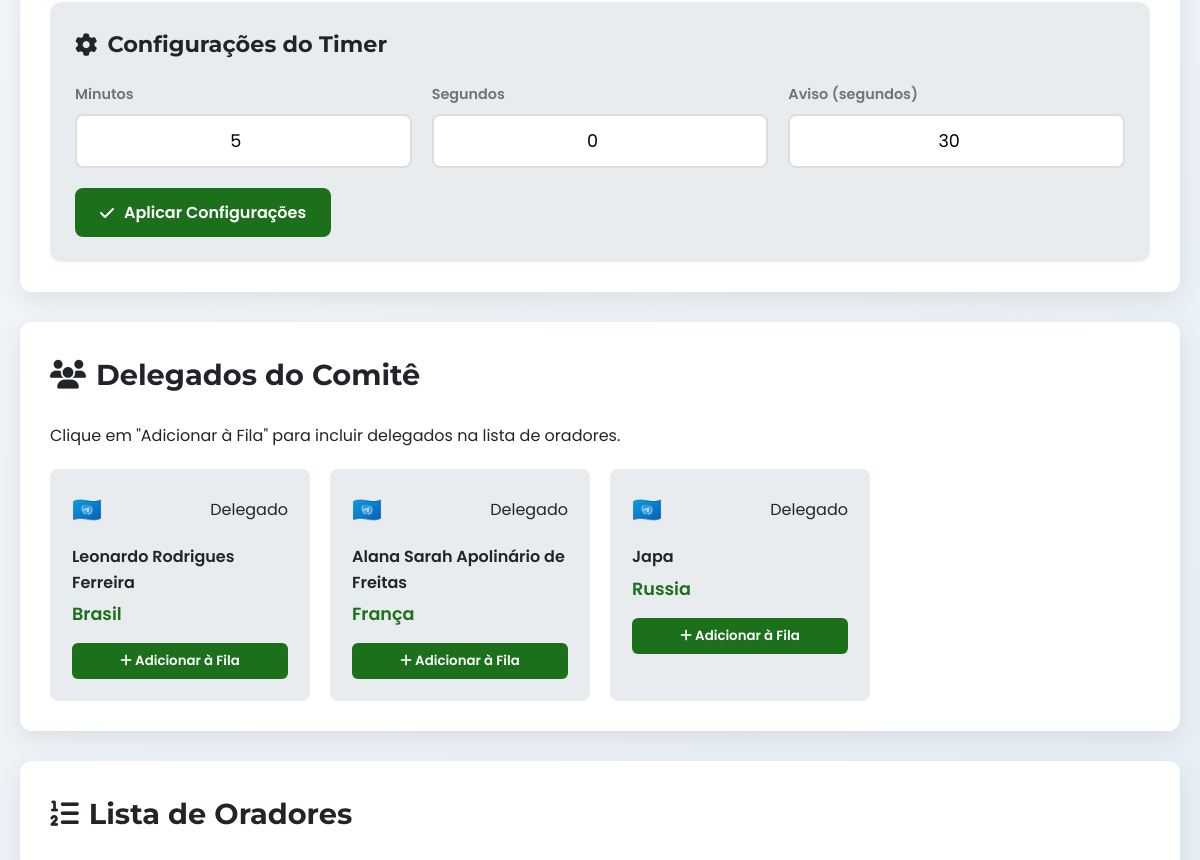
The app's page /pages/painelDiretor.php (signed in, middle part), older data.
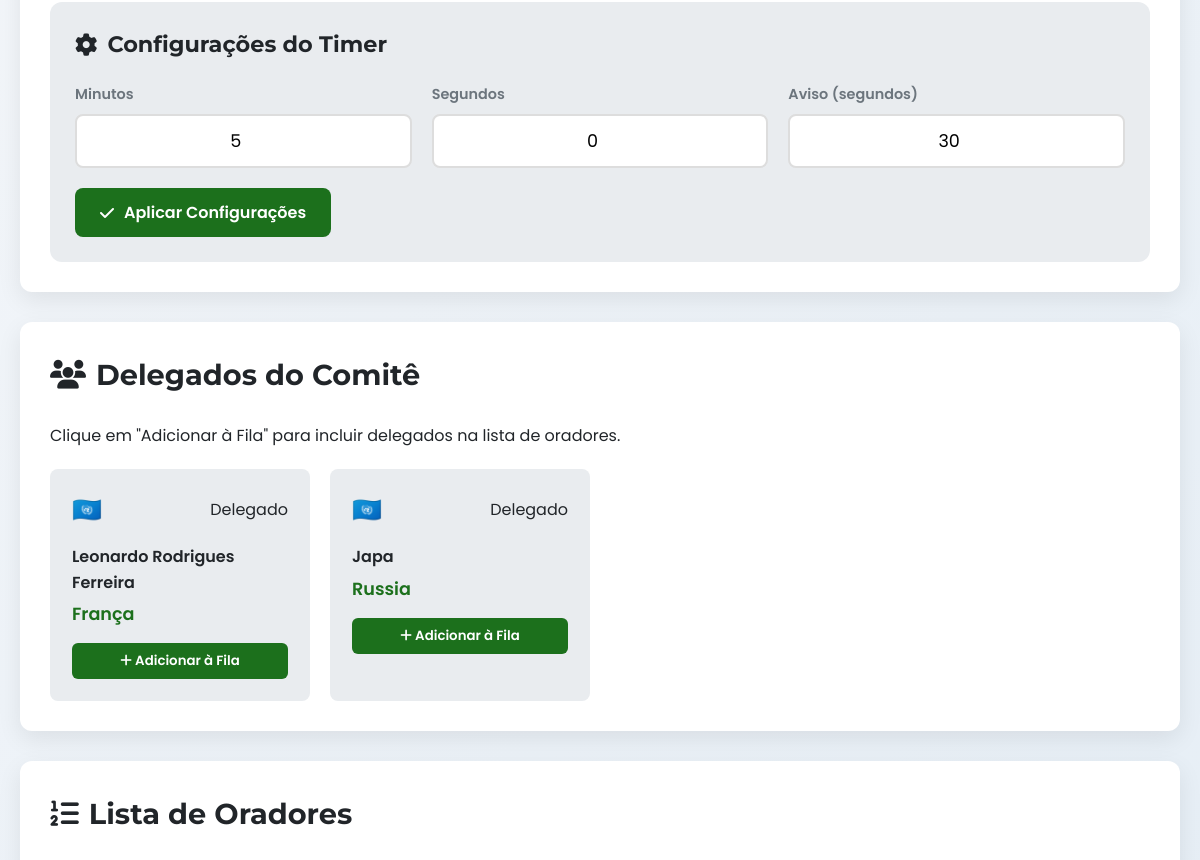
The same page, newer data.
### tables this page shows
CREATE TABLE `delegado` (
  `cpf` varchar(14) NOT NULL,
  `id_comite` int(11) DEFAULT NULL,
  `representacao` int(11) DEFAULT NULL,
  `comite_desejado` int(11) DEFAULT NULL,
  `primeira_op_representacao` int(11) DEFAULT NULL,
  `segunda_op_representacao` int(11) DEFAULT NULL,
  `terceira_op_representacao` int(11) DEFAULT NULL,
  `segunda_op_comite` int(11) DEFAULT NULL,
  `terceira_op_comite` int(11) DEFAULT NULL,
  `id_delegacao` int(11) DEFAULT NULL,
  `pdf_pagamento` varchar(200) DEFAULT NULL COMMENT 'Caminho PDF do comprovante de matrícula/delegação',
  `status_pagamento` enum('pendente','aprovado','reprovado') DEFAULT 'pendente' COMMENT 'Status da verificação do PDF',
  `aprovado_delegacao` enum('individual','pendente','aprovado','reprovado') DEFAULT 'individual' COMMENT 'Status da delegação: individual, pendente, aprovado, reprovado'
);

CREATE TABLE `usuario` (
  `cpf` varchar(14) NOT NULL,
  `nome` varchar(100) DEFAULT NULL,
  `email` varchar(100) DEFAULT NULL,
  `email_instituicao` varchar(100) DEFAULT NULL,
  `restricao_alimentar` varchar(100) DEFAULT NULL,
  `alergia` varchar(100) DEFAULT NULL,
  `telefone` varchar(14) DEFAULT NULL,
  `telefone_instituicao` varchar(20) DEFAULT NULL,
  `senha` varchar(20) DEFAULT NULL,
  `instituicao` varchar(100) DEFAULT NULL,
  `adm` tinyint(1) DEFAULT 0,
  `senha_hash` varchar(255) DEFAULT NULL,
  `professor` enum('aprovado','pendente','reprovado','aluno') DEFAULT 'aluno'
);

CREATE TABLE `representacao` (
  `id_representacao` int(11) NOT NULL,
  `nome_representacao` varchar(100) NOT NULL,
  `id_comite` int(11) NOT NULL,
  `id_unif` int(11) NOT NULL,
  `cpf_delegado` varchar(14) DEFAULT NULL COMMENT 'CPF do delegado atribuído à esta representação.'
);

### pages/painelDiretor.php (the view, shortened to what this page needs)
<?php
require_once 'php/conexao.php';
$comite_id = null;
if ($conn && $conn->connect_error === null) {
    $cpf = $_SESSION["cpf"];
    $sql_diretor = "SELECT d.*, c.nome_comite
                   FROM diretor d
                   JOIN comite c ON d.id_comite = c.id_comite
                   WHERE d.cpf = ?
                   LIMIT 1";
    $stmt = $conn->prepare($sql_diretor);
    $stmt->bind_param("s", $cpf);
    $stmt->execute();
    $result = $stmt->get_result();
    if ($result->num_rows > 0) {
        $diretor_info = $result->fetch_assoc();
        $comite_id = $diretor_info['id_comite'];
    }
}
    ?>
    <?php
$delegados = [];
if ($conn && $comite_id) {
    $sql_delegados = "SELECT d.cpf, u.nome, r.nome_representacao, d.representacao
                     FROM delegado d
                     JOIN usuario u ON d.cpf = u.cpf
                     LEFT JOIN representacao r ON d.representacao = r.id_representacao
                     WHERE d.id_comite = ? AND d.id_comite IS NOT NULL
                     ORDER BY r.nome_representacao";
    $stmt = $conn->prepare($sql_delegados);
    $stmt->bind_param("i", $comite_id);
    $stmt->execute();
    $result = $stmt->get_result();
    while ($row = $result->fetch_assoc()) {
        $delegados[] = $row;
    }
}
?>
<!DOCTYPE html>
<html lang="pt-BR">
<head>
    <link rel="stylesheet" href="https://cdnjs.cloudflare.com/ajax/libs/font-awesome/6.4.0/css/all.min.css">
</head>
<body>
    <div class="container">
        <div class="left-column">
            <div class="timer-section">
                <div class="timer-config">
                    <h3 class="config-title">
                        <i class="fas fa-cog"></i> Configurações do Timer
                    </h3>
                    <div class="config-inputs">
                        <div class="input-group">
                            <label for="minutes">Minutos</label>
                            <input type="number" id="minutes" min="1" max="30" value="5">
                        </div>
                        <div class="input-group">
                            <label for="seconds">Segundos</label>
                            <input type="number" id="seconds" min="0" max="59" value="0">
                        </div>
                        <div class="input-group">
                            <label for="warningTime">Aviso (segundos)</label>
                            <input type="number" id="warningTime" min="0" max="300" value="30">
                        </div>
                    </div>
                    <button class="timer-btn btn-start" id="applyConfig">
                        <i class="fas fa-check"></i> Aplicar Configurações
                    </button>
                </div>
            </div>
            <div class="delegados-section">
                <h2 class="section-title">
                    <i class="fas fa-users"></i> Delegados do Comitê
                </h2>
                <p class="intro">Clique em "Adicionar à Fila" para incluir delegados na lista de oradores.</p>
                <div class="delegados-grid" id="delegadosList">
                    <?php if (!empty($delegados)): ?>
                        <?php foreach ($delegados as $delegado): ?>
                            <div class="delegado-card" data-delegado-id="<?php echo $delegado['cpf']; ?>">
                                <div class="delegado-header">
                                    <div class="country-flag">🇺🇳</div>
                                    <span class="badge">Delegado</span>
                                </div>
                                <div class="delegado-name"><?php echo htmlspecialchars($delegado['nome']); ?></div>
                                <div class="delegado-representacao">
                                    <?php echo htmlspecialchars($delegado['nome_representacao'] ?? $delegado['representacao'] ?? 'N/A'); ?>
                                </div>
                                <div class="delegado-actions">
                                    <button class="add-btn add-to-queue-btn"
                                            data-cpf="<?php echo $delegado['cpf']; ?>"
                                            data-name="<?php echo htmlspecialchars($delegado['nome']); ?>"
                                            data-country="<?php echo htmlspecialchars($delegado['nome_representacao'] ?? $delegado['representacao'] ?? 'N/A'); ?>">
                                        <i class="fas fa-plus"></i> Adicionar à Fila
                                    </button>
                                </div>
                            </div>
                        <?php endforeach; ?>
                    <?php else: ?>
                        <p>Nenhum delegado encontrado para este comitê.</p>
                    <?php endif; ?>
                </div>
            </div>
        </div>
        <div class="right-column">
            <div class="speakers-section">
                <h2 class="section-title">
                    <i class="fas fa-list-ol"></i> Lista de Oradores
                </h2>
            </div>
        </div>
    </div>
</body>
</html>

Row changes from the older to the newer data that the page shows:
no longer on this page (row edited): delegado: cpf.nome "Alana Sarah Apolinário de Freitas", representacao.nome_representacao "França"
changed delegado "Leonardo Rodrigues Ferreira": representacao.nome_representacao "Brasil" → "França"
